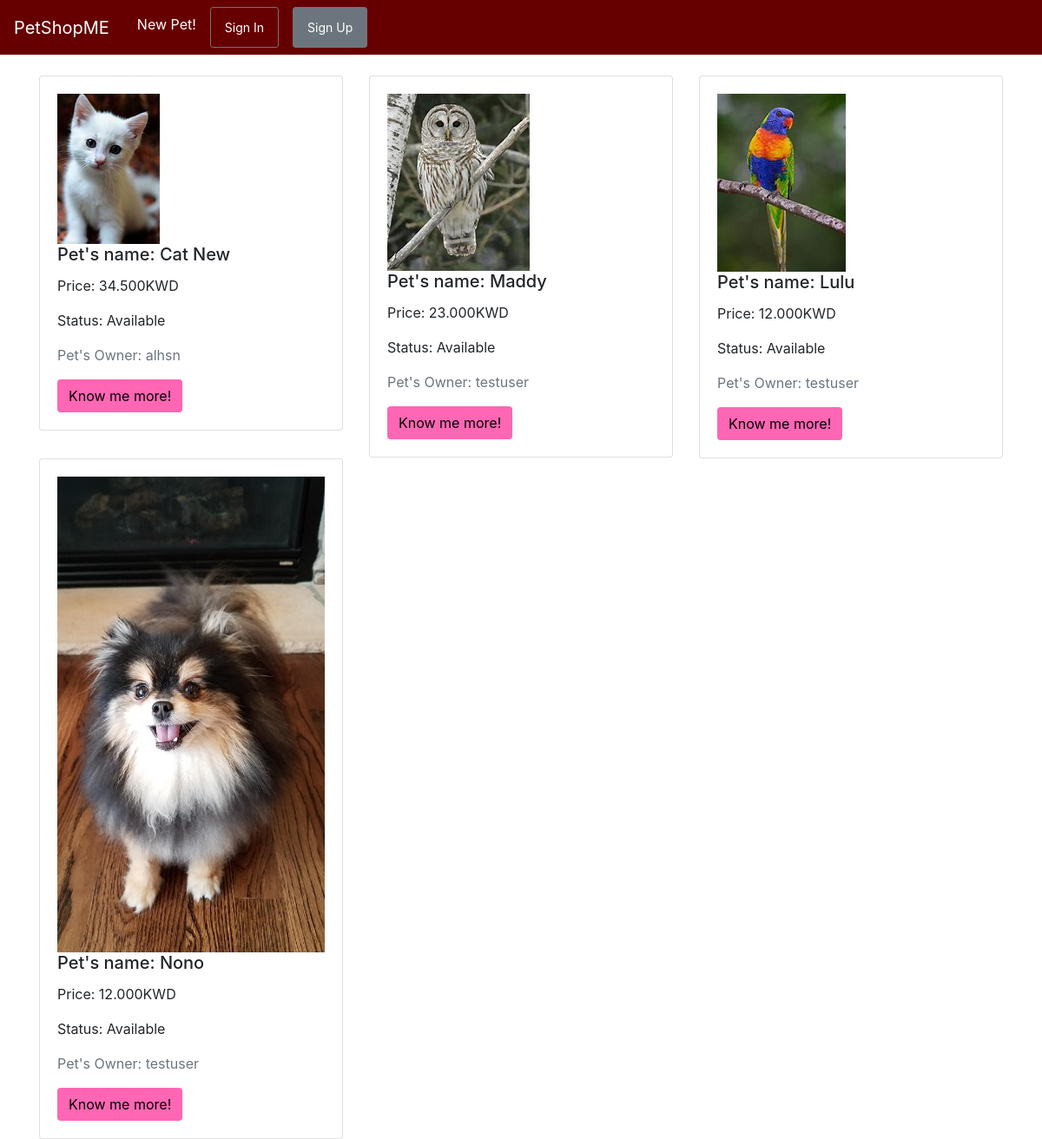
Page /petshop/ on the committed database.
### petshop/models.py (models this page shows, shortened)
class PetModel(models.Model):
	owner=models.ForeignKey(User, default=1, on_delete=models.CASCADE)
	name=models.CharField(max_length=30)
	age=models.IntegerField()
	available=models.BooleanField(default=True)
	image=models.ImageField(null=True, blank=True)
	price=models.DecimalField(max_digits=5, decimal_places=3)
	def get_absolute_url(self):
		return reverse('pet-detail', kwargs={'pet_id':self.id})

### petshop/views.py (the view)
# urls.py: path('petshop/', views.pet_list,name="pet-list"),
def pet_list(request):
	pets = PetModel.objects.filter(available=True)
	context = {
		"pets": pets,
	}
	return render(request, 'pet_list.html', context)

### petshop/templates/pet_list.html (shortened to what this page needs)
{% extends "base.html" %}
{% block content %}
<div class="row">
	{% for pet in pets %}
<div class="col-sm-4">
	<div class="card">
		<div class="card-body">
			<div>
			<img src="{{pet.image.url}}" class="img-fluid petimg-list">
		</div>
			<h5 class="card-title">Pet's name: {{pet.name}}</h5>
			<p class="card-text">Price: {{pet.price}}KWD</p>
			{% if pet.available == True %}
				<p class="card-text">Status: Available</p>
            {% endif %}
			<p class="card-text text-muted">Pet's Owner: {{pet.owner}}</p>
			<a href="{{pet.get_absolute_url}}" class="btn" style="background-color: #ff66b3; color: black;">Know me more!</a>
		</div>
	</div>
</div>
	{% endfor %}
</div>
{% endblock content %}

### petshop/templates/base.html (shortened to what this page needs)
<!doctype html>
<html lang="en">
{% load static %}
  <head>
    <link rel="stylesheet" href="https://maxcdn.bootstrapcdn.com/bootstrap/4.0.0/css/bootstrap.min.css">
     <link rel="stylesheet" type="text/css" href="{% static 'styles.css' %}">
  </head>
  <body>
   {% include "navbar.html" %}
    <br>
    <div class="container">
      {% block content %}
      {% endblock content %}
    </div>
  </body>
</html>

### petshop/templates/navbar.html (shortened to what this page needs)
    <nav class="navbar navbar-expand-lg navbar-light" style="background-color:  #660000;">
      <a class="navbar-brand" href="{% url 'pet-list' %}" style="color: white;">PetShopME</a>
      <div class="collapse navbar-collapse" id="navbarNav">
        <ul class="navbar-nav ml-2 mr-2">
          <li class="nav-item active">
            <a class="nav-link " style="color: white;" href="{% url 'pet-create' %}">New Pet!</a>
          </li>
          {% if request.user.is_authenticated %}
            <li class="nav-item">
              <a class="nav-link ml-5 mr-2 text-muted" href="#">Welcome, {{request.user}}</a>
            </li>
            <li class="nav-item">
              <button class="btn btn-danger btn-sm ml-2 mr-2"><a class="nav-link" style="color: white;" href="{% url 'signout' %}">Sign Out</a></button>
            </li>
            {% else %}
            <li class="nav-item">
              <button class="btn btn-outline-secondary btn-sm ml-2 mr-2"><a class="nav-link" style="color: white;" href="{% url 'signin' %}">Sign In</a></button>
            </li>
            <li class="nav-item">
              <button class="btn btn-secondary btn-sm ml-2 mr-2"><a class="nav-link" style="color: white;" href="{% url 'signup' %}">Sign Up</a></button>
            </li>
            {% endif %}
        </ul>
      </div>
    </nav>

### rows in the picture
PetModel: image (picture), name "Cat New", price "34.500", available "Status: Available", owner "alhsn"
PetModel: image (picture), name "Maddy", price "23.000", available "Status: Available", owner "testuser"
PetModel: image (picture), name "Lulu", price "12.000", available "Status: Available", owner "testuser"
PetModel: image (picture), name "Nono", price "12.000", available "Status: Available", owner "testuser"
